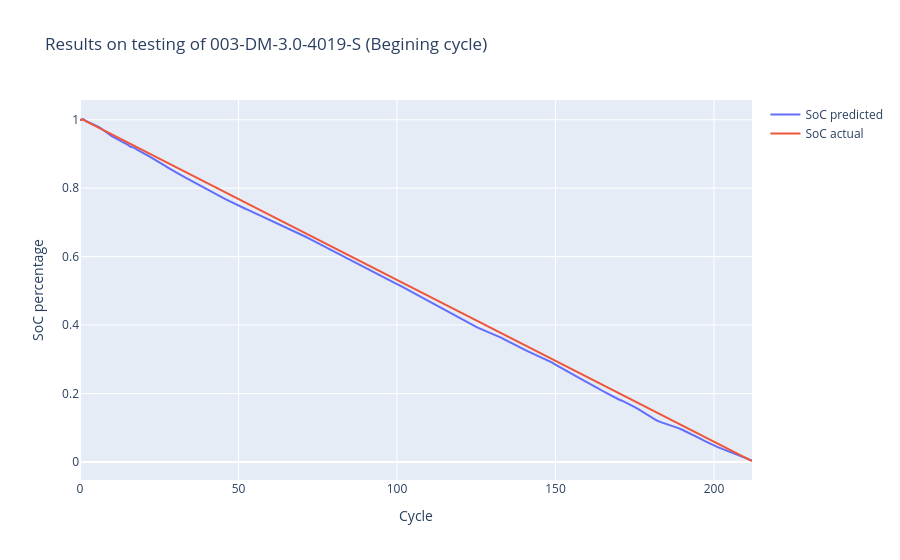
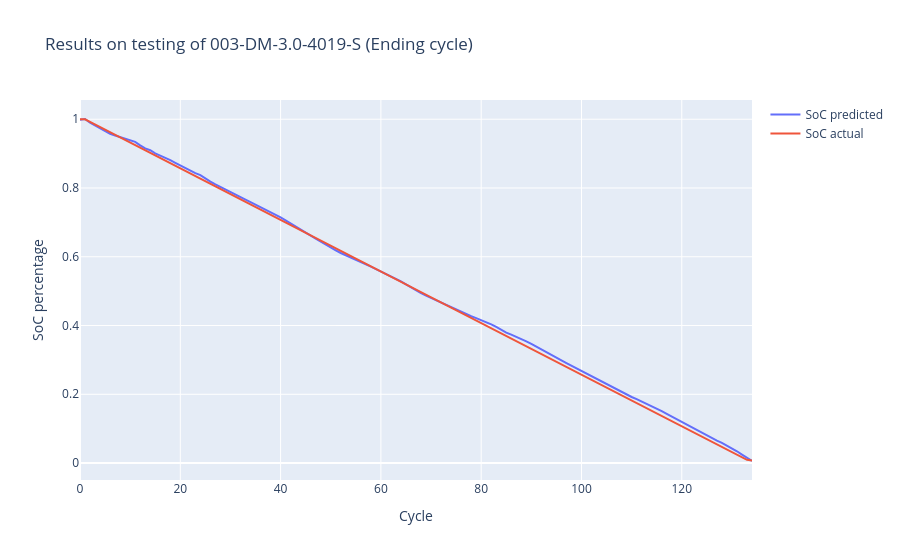
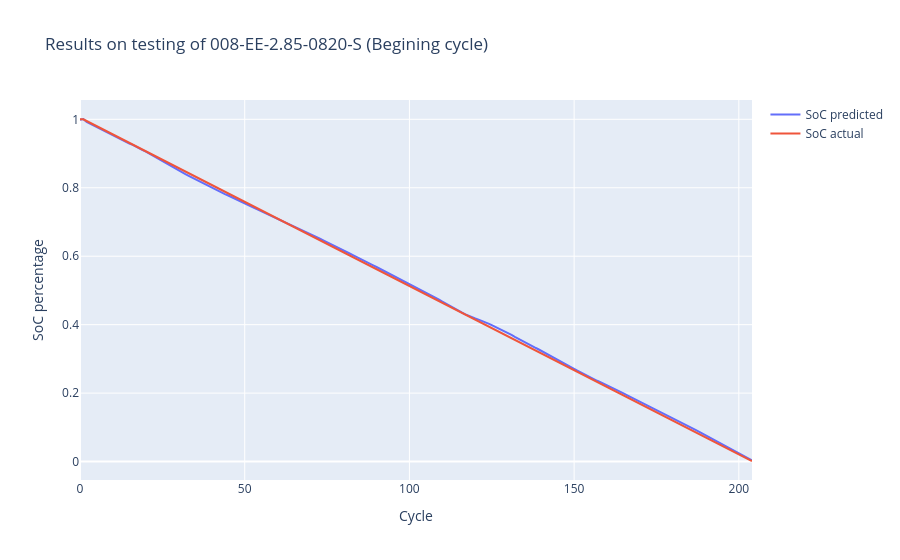
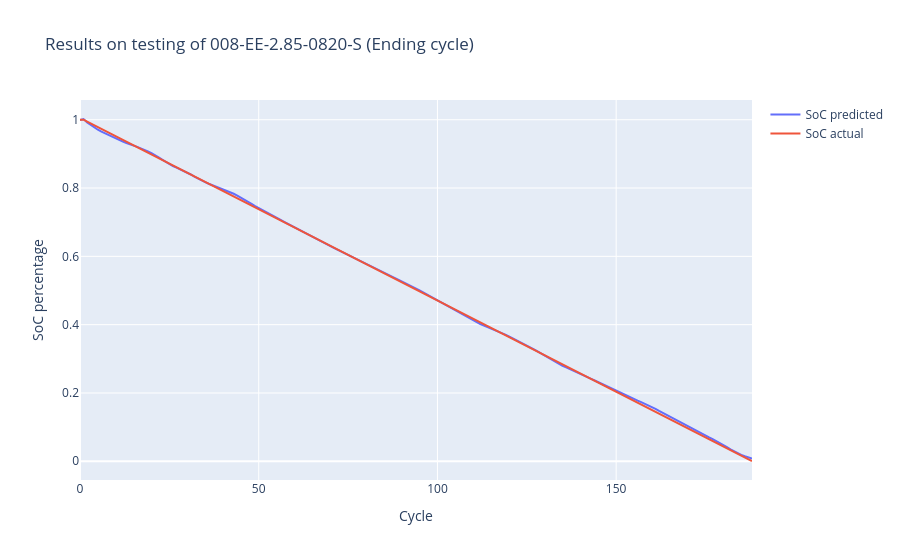

Notebook code for these charts, in order:
### Code cell
for i in range(len(indecies)):
    if(i == len(indecies)-1):
        plot_test_results(indecies[i], -1, test_data_test_names[i])
    else:
        plot_test_results(indecies[i], indecies[i+1], test_data_test_names[i])

### Figure 1 — Plotly figure (JSON) as saved in the notebook; plotly's stock layout.template omitted (floating-point values rounded to 4 significant figures; data arrays with more than 128 entries replaced by an {"elided": "..."} marker saying what was removed)
{"data": [{"mode": "lines", "name": "SoC predicted", "type": "scatter", "y": {"elided": "213 float values"}}, {"mode": "lines", "name": "SoC actual", "type": "scatter", "y": {"elided": "213 float values"}}], "layout": {"autosize": true, "title": {"text": "Results on testing of 003-DM-3.0-4019-S (Begining cycle) "}, "xaxis": {"autorange": true, "range": [0, 212], "title": {"text": "Cycle"}}, "yaxis": {"autorange": true, "range": [-0.05244, 1.058], "title": {"text": "SoC percentage"}, "type": "linear"}}}

### Figure 2 — Plotly figure (JSON) as saved in the notebook; plotly's stock layout.template omitted (floating-point values rounded to 4 significant figures; data arrays with more than 128 entries replaced by an {"elided": "..."} marker saying what was removed)
{"data": [{"mode": "lines", "name": "SoC predicted", "type": "scatter", "y": {"elided": "135 float values"}}, {"mode": "lines", "name": "SoC actual", "type": "scatter", "y": {"elided": "135 float values"}}], "layout": {"autosize": true, "title": {"text": "Results on testing of 003-DM-3.0-4019-S (Ending cycle) "}, "xaxis": {"autorange": true, "range": [0, 134], "title": {"text": "Cycle"}}, "yaxis": {"autorange": true, "range": [-0.04929, 1.056], "title": {"text": "SoC percentage"}, "type": "linear"}}}

### Figure 3 — Plotly figure (JSON) as saved in the notebook; plotly's stock layout.template omitted (floating-point values rounded to 4 significant figures; data arrays with more than 128 entries replaced by an {"elided": "..."} marker saying what was removed)
{"data": [{"mode": "lines", "name": "SoC predicted", "type": "scatter", "y": {"elided": "205 float values"}}, {"mode": "lines", "name": "SoC actual", "type": "scatter", "y": {"elided": "205 float values"}}], "layout": {"autosize": true, "title": {"text": "Results on testing of 008-EE-2.85-0820-S (Begining cycle) "}, "xaxis": {"autorange": true, "range": [0, 204], "title": {"text": "Cycle"}}, "yaxis": {"autorange": true, "range": [-0.05384, 1.056], "title": {"text": "SoC percentage"}, "type": "linear"}}}

### Figure 4 — Plotly figure (JSON) as saved in the notebook; plotly's stock layout.template omitted (floating-point values rounded to 4 significant figures; data arrays with more than 128 entries replaced by an {"elided": "..."} marker saying what was removed)
{"data": [{"mode": "lines", "name": "SoC predicted", "type": "scatter", "y": {"elided": "189 float values"}}, {"mode": "lines", "name": "SoC actual", "type": "scatter", "y": {"elided": "189 float values"}}], "layout": {"autosize": true, "title": {"text": "Results on testing of 008-EE-2.85-0820-S (Ending cycle) "}, "xaxis": {"autorange": true, "range": [0, 188], "title": {"text": "Cycle"}}, "yaxis": {"autorange": true, "range": [-0.05481, 1.058], "title": {"text": "SoC percentage"}, "type": "linear"}}}
